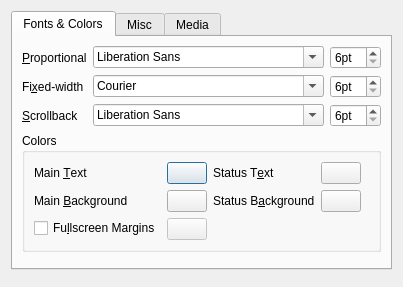
<?xml version="1.0" encoding="UTF-8"?>
<ui version="4.0">
 <class>ConfDialog</class>
 <widget class="QDialog" name="ConfDialog">
  <layout class="QVBoxLayout" name="verticalLayout_2">
   <item>
    <widget class="QTabWidget" name="tabWidget">
     <property name="currentIndex">
      <number>0</number>
     </property>
     <widget class="QWidget" name="fontsTab">
      <attribute name="title">
       <string>Fonts &amp;&amp; Colors</string>
      </attribute>
      <layout class="QFormLayout" name="formLayout_2">
       <property name="fieldGrowthPolicy">
        <enum>QFormLayout::ExpandingFieldsGrow</enum>
       </property>
       <item row="0" column="0">
        <widget class="QLabel" name="label">
         <property name="text">
          <string>&amp;Proportional</string>
         </property>
         <property name="buddy">
          <cstring>mainFontBox</cstring>
         </property>
        </widget>
       </item>
       <item row="0" column="1">
        <layout class="QHBoxLayout" name="horizontalLayout">
         <item>
          <widget class="QFontComboBox" name="mainFontBox">
           <property name="sizePolicy">
            <sizepolicy hsizetype="Expanding" vsizetype="Fixed">
             <horstretch>0</horstretch>
             <verstretch>0</verstretch>
            </sizepolicy>
           </property>
          </widget>
         </item>
         <item>
          <widget class="QSpinBox" name="mainFontSizeSpinBox">
           <property name="sizePolicy">
            <sizepolicy hsizetype="Maximum" vsizetype="Fixed">
             <horstretch>0</horstretch>
             <verstretch>0</verstretch>
            </sizepolicy>
           </property>
           <property name="suffix">
            <string notr="true">pt</string>
           </property>
           <property name="minimum">
            <number>6</number>
           </property>
           <property name="maximum">
            <number>72</number>
           </property>
          </widget>
         </item>
        </layout>
       </item>
       <item row="1" column="0">
        <widget class="QLabel" name="label_2">
         <property name="text">
          <string>Fi&amp;xed-width</string>
         </property>
         <property name="buddy">
          <cstring>fixedFontBox</cstring>
         </property>
        </widget>
       </item>
       <item row="1" column="1">
        <layout class="QHBoxLayout" name="horizontalLayout_2">
         <item>
          <widget class="QFontComboBox" name="fixedFontBox">
           <property name="sizePolicy">
            <sizepolicy hsizetype="Expanding" vsizetype="Fixed">
             <horstretch>0</horstretch>
             <verstretch>0</verstretch>
            </sizepolicy>
           </property>
           <property name="fontFilters">
            <set>QFontComboBox::MonospacedFonts</set>
           </property>
          </widget>
         </item>
         <item>
          <widget class="QSpinBox" name="fixedFontSizeSpinBox">
           <property name="sizePolicy">
            <sizepolicy hsizetype="Maximum" vsizetype="Fixed">
             <horstretch>0</horstretch>
             <verstretch>0</verstretch>
            </sizepolicy>
           </property>
           <property name="suffix">
            <string notr="true">pt</string>
           </property>
           <property name="minimum">
            <number>6</number>
           </property>
           <property name="maximum">
            <number>72</number>
           </property>
          </widget>
         </item>
        </layout>
       </item>
       <item row="2" column="0">
        <widget class="QLabel" name="label_4">
         <property name="text">
          <string>&amp;Scrollback</string>
         </property>
         <property name="buddy">
          <cstring>scrollbackFontBox</cstring>
         </property>
        </widget>
       </item>
       <item row="2" column="1">
        <layout class="QHBoxLayout" name="horizontalLayout_3">
         <item>
          <widget class="QFontComboBox" name="scrollbackFontBox">
           <property name="sizePolicy">
            <sizepolicy hsizetype="Expanding" vsizetype="Fixed">
             <horstretch>0</horstretch>
             <verstretch>0</verstretch>
            </sizepolicy>
           </property>
          </widget>
         </item>
         <item>
          <widget class="QSpinBox" name="scrollbackFontSizeSpinBox">
           <property name="sizePolicy">
            <sizepolicy hsizetype="Maximum" vsizetype="Fixed">
             <horstretch>0</horstretch>
             <verstretch>0</verstretch>
            </sizepolicy>
           </property>
           <property name="suffix">
            <string notr="true">pt</string>
           </property>
           <property name="minimum">
            <number>6</number>
           </property>
           <property name="maximum">
            <number>72</number>
           </property>
          </widget>
         </item>
        </layout>
       </item>
       <item row="3" column="0" colspan="2">
        <widget class="QGroupBox" name="groupBox">
         <property name="title">
          <string>Colors</string>
         </property>
         <layout class="QHBoxLayout" name="horizontalLayout_4">
          <item>
           <layout class="QFormLayout" name="formLayout">
            <item row="0" column="0">
             <widget class="QLabel" name="label_6">
              <property name="text">
               <string>Main &amp;Text</string>
              </property>
              <property name="buddy">
               <cstring>mainTextColorButton</cstring>
              </property>
             </widget>
            </item>
            <item row="0" column="1">
             <widget class="KColorButton" name="mainTextColorButton">
              <property name="sizePolicy">
               <sizepolicy hsizetype="Maximum" vsizetype="Fixed">
                <horstretch>0</horstretch>
                <verstretch>0</verstretch>
               </sizepolicy>
              </property>
             </widget>
            </item>
            <item row="1" column="0">
             <widget class="QLabel" name="label_9">
              <property name="text">
               <string>Main &amp;Background</string>
              </property>
              <property name="buddy">
               <cstring>mainBgColorButton</cstring>
              </property>
             </widget>
            </item>
            <item row="1" column="1">
             <widget class="KColorButton" name="mainBgColorButton">
              <property name="sizePolicy">
               <sizepolicy hsizetype="Maximum" vsizetype="Fixed">
                <horstretch>0</horstretch>
                <verstretch>0</verstretch>
               </sizepolicy>
              </property>
             </widget>
            </item>
            <item row="2" column="0">
             <widget class="QCheckBox" name="customFsMarginColorCheckBox">
              <property name="sizePolicy">
               <sizepolicy hsizetype="Maximum" vsizetype="Fixed">
                <horstretch>0</horstretch>
                <verstretch>0</verstretch>
               </sizepolicy>
              </property>
              <property name="toolTip">
               <string>&lt;p&gt;Disables automatic margin color detection when in fullscreen mode.&lt;/p&gt;</string>
              </property>
              <property name="text">
               <string>Fu&amp;llscreen Margins</string>
              </property>
             </widget>
            </item>
            <item row="2" column="1">
             <widget class="KColorButton" name="fsMarginColorButton">
              <property name="enabled">
               <bool>false</bool>
              </property>
              <property name="sizePolicy">
               <sizepolicy hsizetype="Maximum" vsizetype="Fixed">
                <horstretch>0</horstretch>
                <verstretch>0</verstretch>
               </sizepolicy>
              </property>
             </widget>
            </item>
           </layout>
          </item>
          <item>
           <layout class="QFormLayout" name="formLayout_4">
            <item row="0" column="0">
             <widget class="QLabel" name="label_10">
              <property name="text">
               <string>Status T&amp;ext</string>
              </property>
              <property name="buddy">
               <cstring>bannerTextColorButton</cstring>
              </property>
             </widget>
            </item>
            <item row="0" column="1">
             <widget class="KColorButton" name="bannerTextColorButton">
              <property name="sizePolicy">
               <sizepolicy hsizetype="Maximum" vsizetype="Fixed">
                <horstretch>0</horstretch>
                <verstretch>0</verstretch>
               </sizepolicy>
              </property>
             </widget>
            </item>
            <item row="1" column="0">
             <widget class="QLabel" name="label_11">
              <property name="text">
               <string>Status B&amp;ackground</string>
              </property>
              <property name="buddy">
               <cstring>bannerBgColorButton</cstring>
              </property>
             </widget>
            </item>
            <item row="1" column="1">
             <widget class="KColorButton" name="bannerBgColorButton">
              <property name="sizePolicy">
               <sizepolicy hsizetype="Maximum" vsizetype="Fixed">
                <horstretch>0</horstretch>
                <verstretch>0</verstretch>
               </sizepolicy>
              </property>
             </widget>
            </item>
           </layout>
          </item>
         </layout>
        </widget>
       </item>
      </layout>
     </widget>
     <widget class="QWidget" name="miscTab">
      <attribute name="title">
       <string>Misc</string>
      </attribute>
      <layout class="QGridLayout" name="gridLayout_2">
       <item row="0" column="0">
        <layout class="QFormLayout" name="formLayout_3">
         <item row="0" column="0">
          <widget class="QLabel" name="marginSizeLabel">
           <property name="text">
            <string>&amp;Margin Size</string>
           </property>
           <property name="buddy">
            <cstring>marginSizeSpinBox</cstring>
           </property>
          </widget>
         </item>
         <item row="0" column="1">
          <widget class="QSpinBox" name="marginSizeSpinBox">
           <property name="suffix">
            <string>px</string>
           </property>
           <property name="maximum">
            <number>9999</number>
           </property>
          </widget>
         </item>
         <item row="1" column="0">
          <widget class="QLabel" name="label_3">
           <property name="text">
            <string>&amp;Fullscreen Width</string>
           </property>
           <property name="buddy">
            <cstring>fullscreenWidthSpinBox</cstring>
           </property>
          </widget>
         </item>
         <item row="1" column="1">
          <widget class="QSpinBox" name="fullscreenWidthSpinBox">
           <property name="suffix">
            <string>%</string>
           </property>
           <property name="minimum">
            <number>10</number>
           </property>
           <property name="maximum">
            <number>100</number>
           </property>
           <property name="value">
            <number>100</number>
           </property>
          </widget>
         </item>
         <item row="2" column="0">
          <widget class="QLabel" name="scriptWrapLabel">
           <property name="text">
            <string>&amp;Scriptfile Wrap</string>
           </property>
           <property name="buddy">
            <cstring>scriptWrapSpinBox</cstring>
           </property>
          </widget>
         </item>
         <item row="2" column="1">
          <widget class="QSpinBox" name="scriptWrapSpinBox">
           <property name="specialValueText">
            <string>None</string>
           </property>
           <property name="suffix">
            <string>ch</string>
           </property>
           <property name="minimum">
            <number>20</number>
           </property>
           <property name="maximum">
            <number>9999</number>
           </property>
          </widget>
         </item>
         <item row="3" column="0">
          <widget class="QLabel" name="label_5">
           <property name="text">
            <string>Cursor Sha&amp;pe</string>
           </property>
           <property name="buddy">
            <cstring>cursorShapeComboBox</cstring>
           </property>
          </widget>
         </item>
         <item row="3" column="1">
          <widget class="QComboBox" name="cursorShapeComboBox">
           <item>
            <property name="text">
             <string>I-Beam</string>
            </property>
           </item>
           <item>
            <property name="text">
             <string>Block</string>
            </property>
           </item>
           <item>
            <property name="text">
             <string>Underline</string>
            </property>
           </item>
          </widget>
         </item>
         <item row="4" column="0">
          <widget class="QLabel" name="label_7">
           <property name="text">
            <string>Cursor T&amp;hickness</string>
           </property>
           <property name="buddy">
            <cstring>cursorThicknessComboBox</cstring>
           </property>
          </widget>
         </item>
         <item row="4" column="1">
          <widget class="QComboBox" name="cursorThicknessComboBox">
           <item>
            <property name="text">
             <string>Thin</string>
            </property>
           </item>
           <item>
            <property name="text">
             <string>Normal</string>
            </property>
           </item>
           <item>
            <property name="text">
             <string>Thick</string>
            </property>
           </item>
          </widget>
         </item>
        </layout>
       </item>
       <item row="0" column="1">
        <layout class="QFormLayout" name="formLayout_5">
         <property name="leftMargin">
          <number>20</number>
         </property>
         <item row="0" column="0">
          <widget class="QCheckBox" name="softScrollCheckBox">
           <property name="toolTip">
            <string>&lt;p&gt;Scrolls-in new text line by line instead of all at once.&lt;/p&gt;</string>
           </property>
           <property name="text">
            <string>Soft &amp;Text Scrolling</string>
           </property>
          </widget>
         </item>
         <item row="1" column="0">
          <widget class="QCheckBox" name="smartFormattingCheckBox">
           <property name="toolTip">
            <string>&lt;p&gt;Converts ASCII quotes and dashes to typographical ones.&lt;/p&gt;</string>
           </property>
           <property name="text">
            <string>Sma&amp;rt Formatting</string>
           </property>
          </widget>
         </item>
         <item row="2" column="0">
          <widget class="QCheckBox" name="overlayScrollbackCheckBox">
           <property name="toolTip">
            <string>&lt;p&gt;Make the scrollback window the same size as the game window and position it exactly over it.&lt;/p&gt;</string>
           </property>
           <property name="text">
            <string>&amp;Overlay Scrollback</string>
           </property>
          </widget>
         </item>
        </layout>
       </item>
       <item row="1" column="0" colspan="2">
        <widget class="QGroupBox" name="startInGroupBox">
         <property name="sizePolicy">
          <sizepolicy hsizetype="Maximum" vsizetype="Maximum">
           <horstretch>0</horstretch>
           <verstretch>0</verstretch>
          </sizepolicy>
         </property>
         <property name="toolTip">
          <string>&lt;p&gt;This lets you choose in which state the interpreter should start games. You can choose to always start in fullscreen or windowed mode, or use the same mode the interpreter was in the last time it was running.&lt;/p&gt;</string>
         </property>
         <property name="title">
          <string>Startup Mode:</string>
         </property>
         <property name="flat">
          <bool>true</bool>
         </property>
         <layout class="QHBoxLayout" name="horizontalLayout_5">
          <item>
           <widget class="QRadioButton" name="lastStateRadioButton">
            <property name="sizePolicy">
             <sizepolicy hsizetype="Maximum" vsizetype="Fixed">
              <horstretch>0</horstretch>
              <verstretch>0</verstretch>
             </sizepolicy>
            </property>
            <property name="text">
             <string>Last State</string>
            </property>
            <attribute name="buttonGroup">
             <string notr="true">startInButtonGroup</string>
            </attribute>
           </widget>
          </item>
          <item>
           <widget class="QRadioButton" name="windowRadioButton">
            <property name="sizePolicy">
             <sizepolicy hsizetype="Maximum" vsizetype="Fixed">
              <horstretch>0</horstretch>
              <verstretch>0</verstretch>
             </sizepolicy>
            </property>
            <property name="text">
             <string>Window</string>
            </property>
            <attribute name="buttonGroup">
             <string notr="true">startInButtonGroup</string>
            </attribute>
           </widget>
          </item>
          <item>
           <widget class="QRadioButton" name="fullscreenRadioButton">
            <property name="sizePolicy">
             <sizepolicy hsizetype="Maximum" vsizetype="Fixed">
              <horstretch>0</horstretch>
              <verstretch>0</verstretch>
             </sizepolicy>
            </property>
            <property name="text">
             <string>Fullscreen</string>
            </property>
            <attribute name="buttonGroup">
             <string notr="true">startInButtonGroup</string>
            </attribute>
           </widget>
          </item>
         </layout>
        </widget>
       </item>
      </layout>
     </widget>
     <widget class="QWidget" name="mediaTab">
      <attribute name="title">
       <string>Media</string>
      </attribute>
      <layout class="QGridLayout" name="gridLayout">
       <item row="0" column="0">
        <layout class="QFormLayout" name="formLayout_6">
         <item row="0" column="0" colspan="2">
          <widget class="QCheckBox" name="allowMusicCheckBox">
           <property name="sizePolicy">
            <sizepolicy hsizetype="Maximum" vsizetype="Fixed">
             <horstretch>0</horstretch>
             <verstretch>0</verstretch>
            </sizepolicy>
           </property>
           <property name="text">
            <string>Enable &amp;Music</string>
           </property>
          </widget>
         </item>
         <item row="1" column="0" colspan="2">
          <widget class="QCheckBox" name="allowSoundEffectsCheckBox">
           <property name="sizePolicy">
            <sizepolicy hsizetype="Maximum" vsizetype="Fixed">
             <horstretch>0</horstretch>
             <verstretch>0</verstretch>
            </sizepolicy>
           </property>
           <property name="text">
            <string>Enable Sound &amp;Effects</string>
           </property>
          </widget>
         </item>
         <item row="2" column="0" colspan="2">
          <widget class="QCheckBox" name="muteWhenMinimizedCheckBox">
           <property name="sizePolicy">
            <sizepolicy hsizetype="Maximum" vsizetype="Fixed">
             <horstretch>0</horstretch>
             <verstretch>0</verstretch>
            </sizepolicy>
           </property>
           <property name="toolTip">
            <string>&lt;p&gt;Mutes all sound when the application window is minimized.&lt;/p&gt;</string>
           </property>
           <property name="text">
            <string>Mute When Mi&amp;nimized</string>
           </property>
          </widget>
         </item>
         <item row="3" column="0" colspan="2">
          <widget class="QLabel" name="volumeLabel">
           <property name="text">
            <string>Vo&amp;lume</string>
           </property>
           <property name="buddy">
            <cstring>volumeSlider</cstring>
           </property>
          </widget>
         </item>
         <item row="4" column="0" colspan="2">
          <widget class="QSlider" name="volumeSlider">
           <property name="sizePolicy">
            <sizepolicy hsizetype="Preferred" vsizetype="Fixed">
             <horstretch>0</horstretch>
             <verstretch>0</verstretch>
            </sizepolicy>
           </property>
           <property name="maximum">
            <number>100</number>
           </property>
           <property name="value">
            <number>100</number>
           </property>
           <property name="sliderPosition">
            <number>100</number>
           </property>
           <property name="orientation">
            <enum>Qt::Horizontal</enum>
           </property>
          </widget>
         </item>
        </layout>
       </item>
       <item row="0" column="1">
        <layout class="QFormLayout" name="formLayout_7">
         <item row="0" column="0">
          <widget class="QCheckBox" name="allowGraphicsCheckBox">
           <property name="sizePolicy">
            <sizepolicy hsizetype="Maximum" vsizetype="Fixed">
             <horstretch>0</horstretch>
             <verstretch>0</verstretch>
            </sizepolicy>
           </property>
           <property name="text">
            <string>Enable &amp;Graphics</string>
           </property>
          </widget>
         </item>
         <item row="1" column="0">
          <widget class="QCheckBox" name="allowVideoCheckBox">
           <property name="sizePolicy">
            <sizepolicy hsizetype="Maximum" vsizetype="Fixed">
             <horstretch>0</horstretch>
             <verstretch>0</verstretch>
            </sizepolicy>
           </property>
           <property name="text">
            <string>Enable &amp;Video</string>
           </property>
          </widget>
         </item>
         <item row="2" column="0">
          <widget class="QCheckBox" name="smoothScalingCheckBox">
           <property name="sizePolicy">
            <sizepolicy hsizetype="Maximum" vsizetype="Fixed">
             <horstretch>0</horstretch>
             <verstretch>0</verstretch>
            </sizepolicy>
           </property>
           <property name="toolTip">
            <string>&lt;p&gt;Applies a bilinear filter when scaling images in order to avoid scaling artifacts (pixelization and distortion.)&lt;/p&gt;</string>
           </property>
           <property name="text">
            <string>Use Smooth Image &amp;Scaling</string>
           </property>
          </widget>
         </item>
        </layout>
       </item>
       <item row="1" column="0" colspan="2">
        <widget class="QGroupBox" name="soundFontGroupBox">
         <property name="toolTip">
          <string>&lt;p&gt;Hugor uses its own internal SoundFont for MIDI playback, but you can use an external one instead. Both normal SF2 as well as Vorbis compressed SF3 SoundFonts are supported.&lt;/p&gt;</string>
         </property>
         <property name="title">
          <string>Use custom MIDI Sound&amp;Font</string>
         </property>
         <property name="checkable">
          <bool>true</bool>
         </property>
         <property name="checked">
          <bool>false</bool>
         </property>
         <layout class="QHBoxLayout" name="horizontalLayout_6">
          <item>
           <widget class="QLineEdit" name="soundFontLineEdit">
            <property name="readOnly">
             <bool>true</bool>
            </property>
           </widget>
          </item>
          <item>
           <widget class="QPushButton" name="soundFontPushButton">
            <property name="text">
             <string>&amp;Browse...</string>
            </property>
           </widget>
          </item>
         </layout>
        </widget>
       </item>
       <item row="2" column="0" colspan="2">
        <layout class="QHBoxLayout" name="horizontalLayout_7">
         <item>
          <widget class="QLabel" name="midiTestLabel">
           <property name="text">
            <string>MIDI Test</string>
           </property>
          </widget>
         </item>
         <item>
          <widget class="QPushButton" name="midiPlayButton">
           <property name="accessibleName">
            <string>Midi test play</string>
           </property>
          </widget>
         </item>
         <item>
          <widget class="QPushButton" name="midiStopButton">
           <property name="accessibleName">
            <string>Midi test stop</string>
           </property>
          </widget>
         </item>
         <item>
          <spacer name="horizontalSpacer_3">
           <property name="orientation">
            <enum>Qt::Horizontal</enum>
           </property>
           <property name="sizeHint" stdset="0">
            <size>
             <width>40</width>
             <height>20</height>
            </size>
           </property>
          </spacer>
         </item>
         <item>
          <widget class="QLabel" name="gainLabel">
           <property name="text">
            <string>MI&amp;DI Synth Gain</string>
           </property>
           <property name="buddy">
            <cstring>gainSpinBox</cstring>
           </property>
          </widget>
         </item>
         <item>
          <widget class="QDoubleSpinBox" name="gainSpinBox">
           <property name="toolTip">
            <string>&lt;p&gt;This is the MIDI synthesizer's volume gain.&lt;/p&gt;

&lt;p&gt;Some soundfonts can be too loud and will result in clipping and distortion, in which case this value should be lowered. And some soundfonts can be too quiet, in which case it is necessary to raise this value.&lt;/p&gt;

&lt;p&gt;The default is 0.6.&lt;/p&gt;</string>
           </property>
           <property name="decimals">
            <number>2</number>
           </property>
           <property name="maximum">
            <double>2.000000000000000</double>
           </property>
           <property name="singleStep">
            <double>0.010000000000000</double>
           </property>
          </widget>
         </item>
        </layout>
       </item>
      </layout>
     </widget>
    </widget>
   </item>
   <item>
    <widget class="QDialogButtonBox" name="buttonBox"/>
   </item>
  </layout>
 </widget>
 <customwidgets>
  <customwidget>
   <class>KColorButton</class>
   <extends>QPushButton</extends>
   <header>kcolorbutton.h</header>
  </customwidget>
 </customwidgets>
 <tabstops>
  <tabstop>mainFontBox</tabstop>
  <tabstop>mainFontSizeSpinBox</tabstop>
  <tabstop>fixedFontBox</tabstop>
  <tabstop>fixedFontSizeSpinBox</tabstop>
  <tabstop>scrollbackFontBox</tabstop>
  <tabstop>scrollbackFontSizeSpinBox</tabstop>
  <tabstop>mainTextColorButton</tabstop>
  <tabstop>mainBgColorButton</tabstop>
  <tabstop>customFsMarginColorCheckBox</tabstop>
  <tabstop>fsMarginColorButton</tabstop>
  <tabstop>bannerTextColorButton</tabstop>
  <tabstop>bannerBgColorButton</tabstop>
  <tabstop>allowMusicCheckBox</tabstop>
  <tabstop>allowSoundEffectsCheckBox</tabstop>
  <tabstop>muteWhenMinimizedCheckBox</tabstop>
  <tabstop>volumeSlider</tabstop>
  <tabstop>allowGraphicsCheckBox</tabstop>
  <tabstop>allowVideoCheckBox</tabstop>
  <tabstop>smoothScalingCheckBox</tabstop>
  <tabstop>marginSizeSpinBox</tabstop>
  <tabstop>fullscreenWidthSpinBox</tabstop>
  <tabstop>scriptWrapSpinBox</tabstop>
  <tabstop>softScrollCheckBox</tabstop>
  <tabstop>smartFormattingCheckBox</tabstop>
  <tabstop>overlayScrollbackCheckBox</tabstop>
 </tabstops>
 <resources/>
 <connections>
  <connection>
   <sender>buttonBox</sender>
   <signal>accepted()</signal>
   <receiver>ConfDialog</receiver>
   <slot>accept()</slot>
   <hints>
    <hint type="sourcelabel">
     <x>35</x>
     <y>340</y>
    </hint>
    <hint type="destinationlabel">
     <x>157</x>
     <y>274</y>
    </hint>
   </hints>
  </connection>
  <connection>
   <sender>buttonBox</sender>
   <signal>rejected()</signal>
   <receiver>ConfDialog</receiver>
   <slot>reject()</slot>
   <hints>
    <hint type="sourcelabel">
     <x>35</x>
     <y>340</y>
    </hint>
    <hint type="destinationlabel">
     <x>286</x>
     <y>274</y>
    </hint>
   </hints>
  </connection>
 </connections>
 <designerdata>
  <property name="gridDeltaX">
   <number>10</number>
  </property>
  <property name="gridDeltaY">
   <number>10</number>
  </property>
  <property name="gridSnapX">
   <bool>true</bool>
  </property>
  <property name="gridSnapY">
   <bool>true</bool>
  </property>
  <property name="gridVisible">
   <bool>true</bool>
  </property>
 </designerdata>
 <buttongroups>
  <buttongroup name="startInButtonGroup"/>
 </buttongroups>
</ui>
